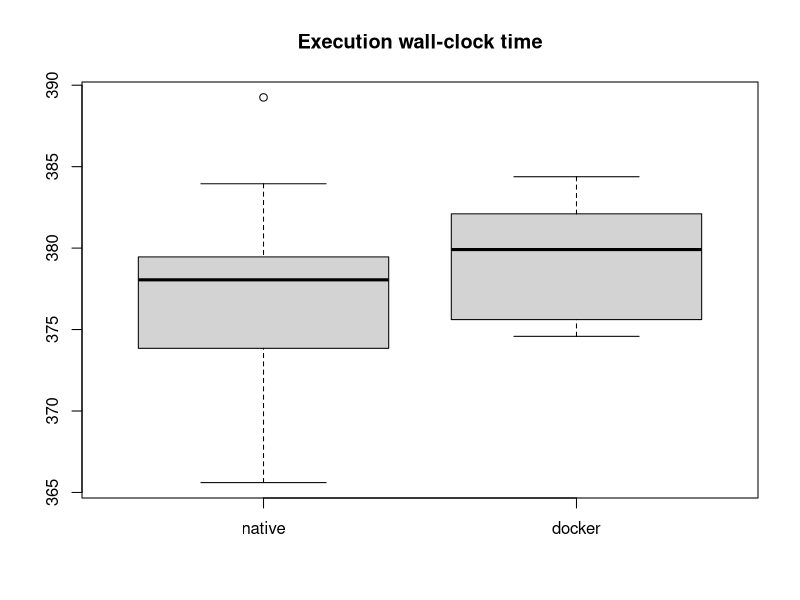
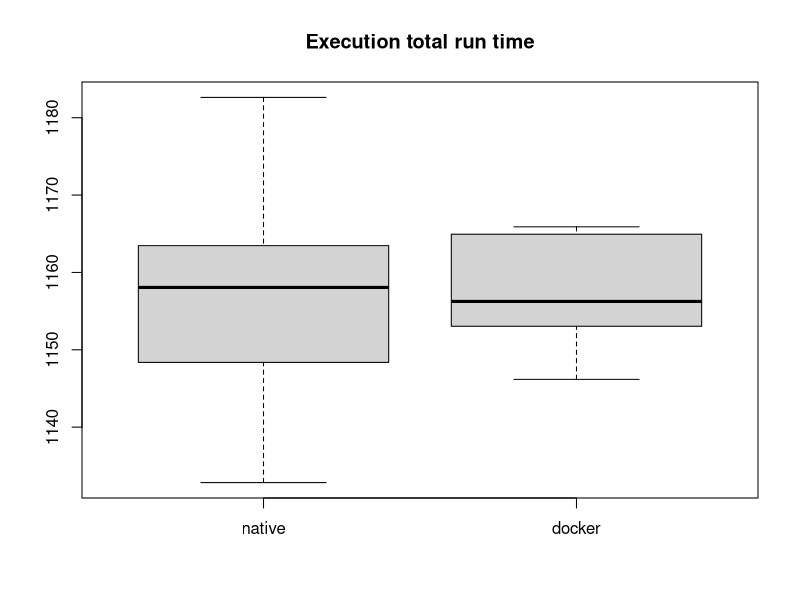
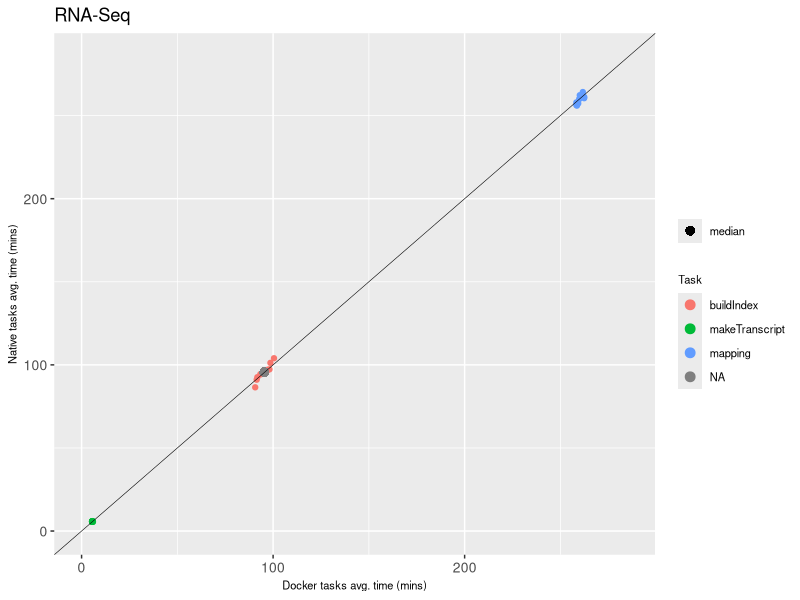

The R source for these figures, in order:
native <- read.delim("time_native.txt", header=TRUE)
docker <- read.delim("time_docker.txt", header=TRUE)

n_elapsed <- native$delta / 1000 / 60 
d_elapsed <- docker$delta / 1000 / 60 

png(filename = "fig_wall_time.png")
boxplot(n_elapsed, d_elapsed, names = c("native","docker"))
title("Execution wall-clock time")
dev.off()

n_cputime <- native$realtime / 1000 / 60 
d_cputime <- docker$realtime / 1000 / 60 

png(filename = "fig_run_time.png")
boxplot(n_cputime, d_cputime, names = c("native","docker"))
title("Execution total run time")
dev.off()



library(reshape)
library(ggplot2)
library(grid)
NF_stats<-read.csv("plot.csv",header=T)
NF_stats = cbind(NF_stats, shape=rep("16",dim(NF_stats)[1]))

nL = dim(read.table("stats_docker.txt", skip=1, header=F))[1]

NF_stats_median =  data.frame(list( name = c("median"), realtime_docker = read.table("stats_docker.txt", skip=nL, header=F)[,2], realtime_native = read.table("stats_native.txt", skip=nL, header=F)[,2], shape = c("7")))

png(filename = "fig_correlation.png", width = 5, height = 4, units = 'in', res = 300)
max_axis = max(c(NF_stats[,2], NF_stats[,3]))/1000/60 * 1.08
qplot(x=(realtime_docker/1000)/60, y=(realtime_native/1000)/60, data=NF_stats, main="", color=name, ylab="Native tasks avg. time (mins)", xlab="Docker tasks avg. time (mins)") + 
    geom_point(size = 3, aes(shape = shape)) +
    geom_point( data = NF_stats_median, aes(x=(realtime_docker/1000)/60, y=(realtime_native/1000)/60, shape = shape, color = NA), size = 3) +
    coord_cartesian(xlim=c(0,max_axis), ylim=c(0,max_axis)) +
    scale_shape_manual(values = c(16, 7), breaks = c("7"), labels = c("median")) +
    geom_abline(intercept = 0, size=.2)+
    theme(axis.text.x=element_text(size=10), axis.text.y=element_text(size=10), axis.title.y=element_text(size=8), axis.title.x=element_text(size=8),legend.text=element_text(size=8),legend.title=element_text(size=8)) +
    labs(color = "Task", title='RNA-Seq', shape = "")
dev.off()
